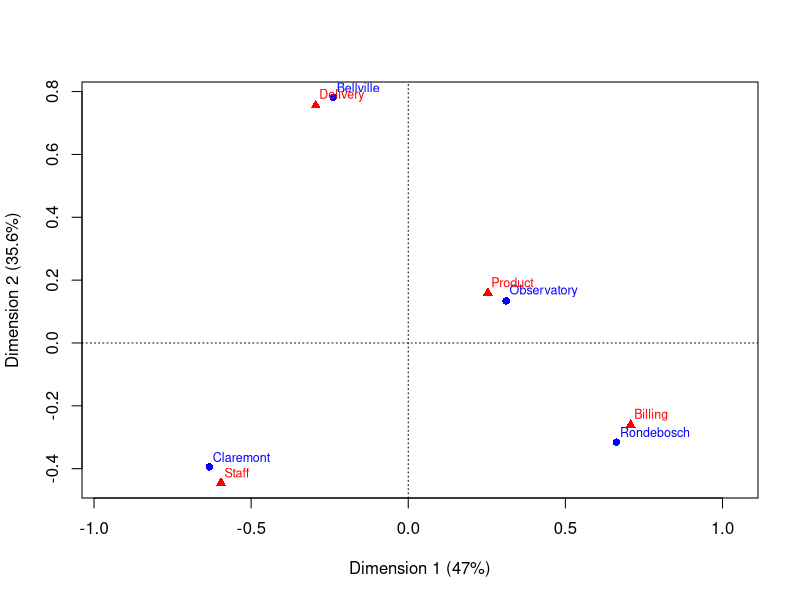
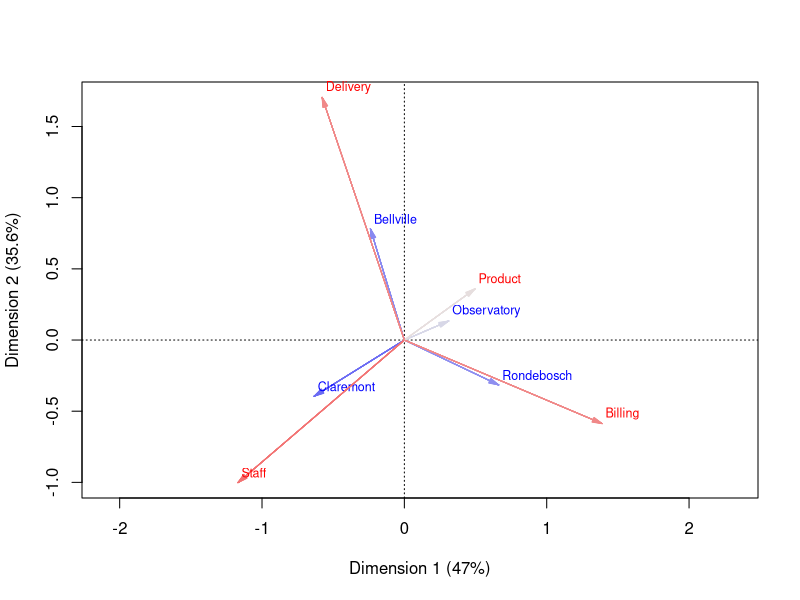
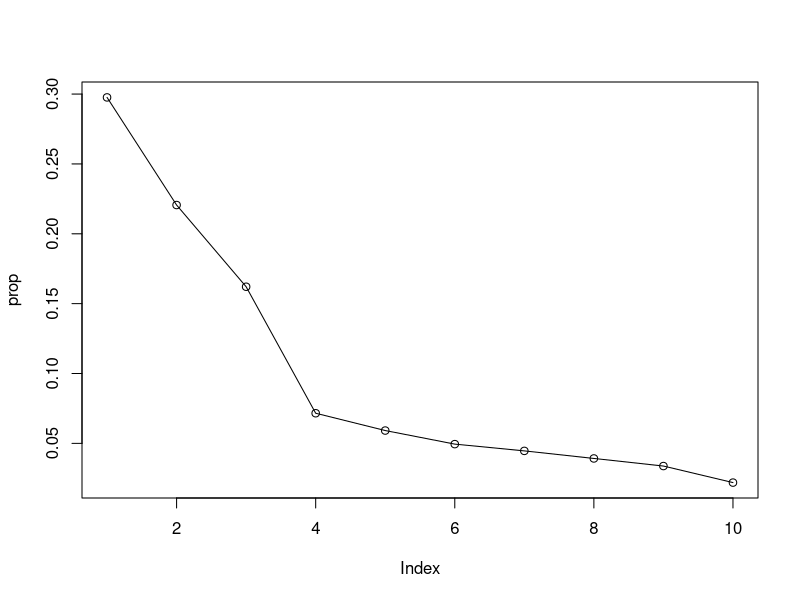
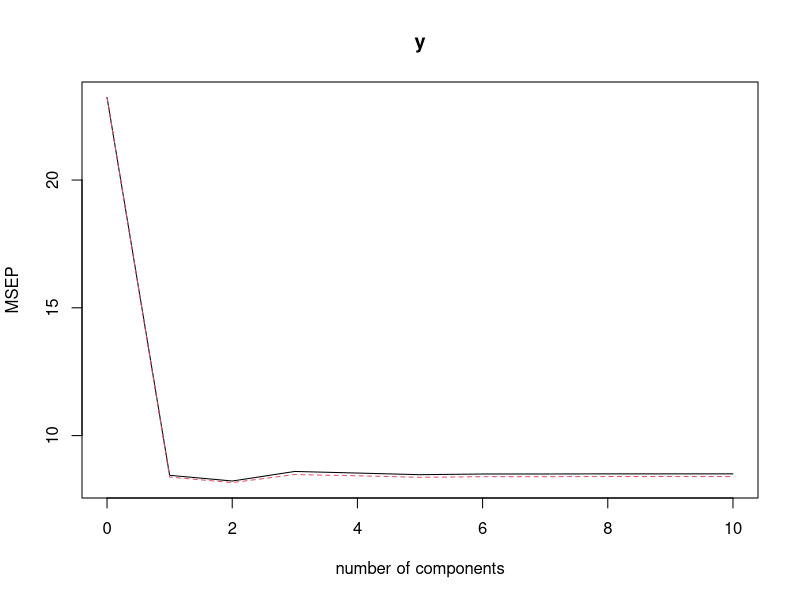
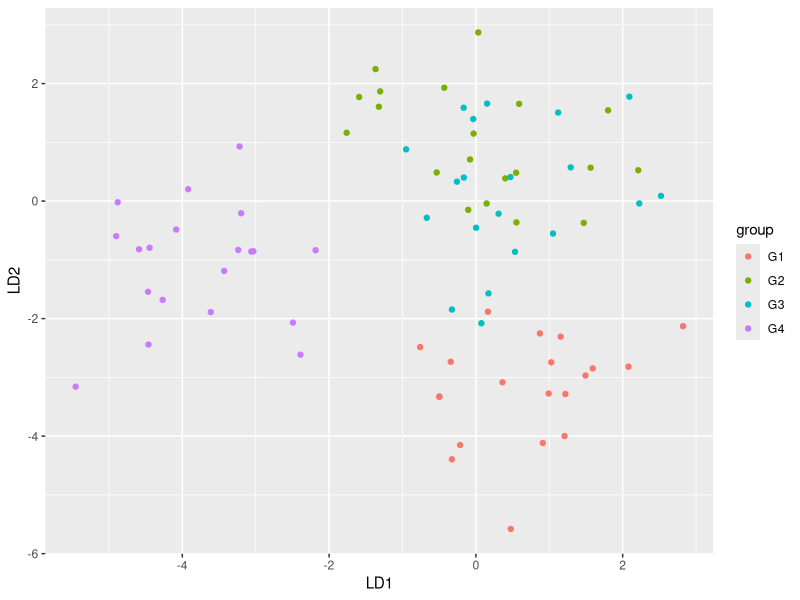
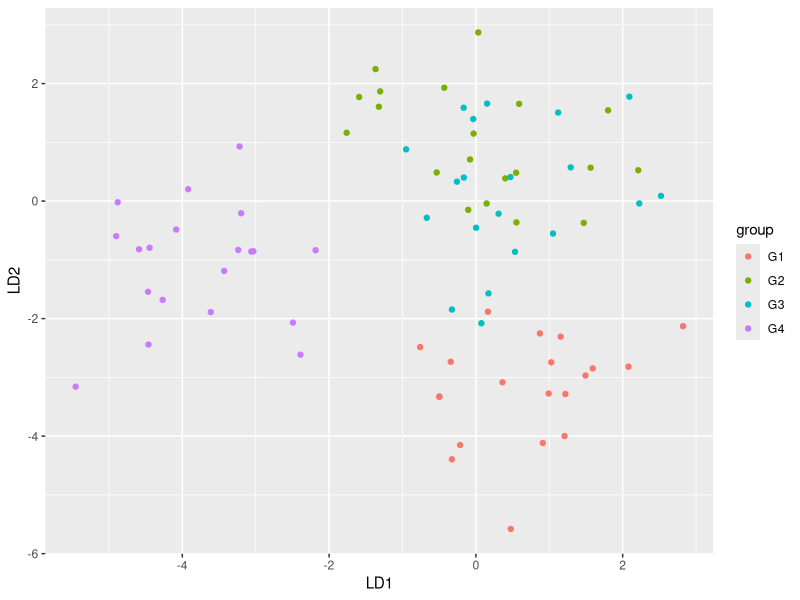

Recreate these plots in R, in order.
## ---- chunk 1
library(ca)
library(MASS)
library(pls)
library(dplyr)
library(ggplot2)
library(knitr)
## ---- chunk 2
library(dplyr)
library(knitr)
library(ggplot2)
## ---- chunk 3
pollution <- read.csv("data/pollution_data.csv")
head(pollution)
## ---- chunk 4
    col_means = colMeans(pollution)
    col_sd = apply(pollution, 2, sd)
    pol_scaled = scale(pollution)
## ---- chunk 5
    pol_cor_mat = cor(pol_scaled)
    eig_fa = eigen(pol_cor_mat)
    prop_pc = sum(eig_fa$values[1]) / sum(eig_fa$values)
    prop_pc

    L_pc = eig_fa$vectors %*% diag(sqrt(eig_fa$values))
    LL_pc = L_pc[,1] %*% t(L_pc[,1])
    kable(data.frame(Loading1 = LL_pc[,1]))

    h = diag(LL_pc)
    h

    ### Extra for completeness
    psi = 1 - h
    cor_recreate = LL_pc + diag(psi)
    kable(cor_recreate)
## ---- chunk 6
    FA = factanal(covmat = pol_cor_mat, factors = 2, rotation = "none")
    L_ml = FA$loadings
    L_ml

    ## For extra!!

    # FA_rot = varimax(FA$loadings)
    # FA_rot
    # 
    # PC_rot = varimax(L_pc[,1:2])
    # PC_rot
## ---- chunk 7
    psi = FA$uniquenesses
    psi_inv = diag(1/psi)
    A = solve(t(L_ml) %*% psi_inv %*% L_ml)
    B = A %*% t(L_ml) %*% psi_inv
    Z = scale(pollution)

    F_scores = Z %*% t(B)
    kable(head(F_scores), digits = 4)

    ## for extra, reconstruct data from afctor scores
    reconst = (F_scores %*% t(L_ml)) * col_sd + col_means
    kable(head(reconst))
    kable(head(reconst == pollution), digits = 4)
## ---- chunk 8
complaints <- read.csv("data/complaints_data.csv", row.names = 1)
kable(complaints)
## ---- chunk 9
    ca_obj = ca(complaints)
    plot(ca_obj, map = "symmetric")

    plot(ca_obj, map = "rowprincipal", contrib = "absolute", arrows = c(TRUE, TRUE), mass = TRUE)
## ---- chunk 10
    summary(ca_obj)
## ---- chunk 11
yield_dat <- read.csv("data/yield_data.csv")
head(yield_dat)
## ---- chunk 12
    Y = cbind(yield_dat$yield)
    X = cbind(1, yield_dat$soil_ph, yield_dat$rainfall)
    X_inv = solve(t(X) %*% X)
    Bhat = X_inv %*% t(X) %*% Y
    Yhat = X %*% Bhat

    kable(data.frame(vars = c("intercept", "soil", "rainfall"),estimates = Bhat), digits = 4)
## ---- chunk 13
    n = nrow(Yhat)
    k = ncol(X)
    s = 1 / (n - k) * t(Y - Yhat) %*% (Y - Yhat)
    se = sqrt(s * X_inv[2,2])
    t_crit = qt(0.975, df = n - k)
    Upper = Bhat[2,1] + t_crit * se
    Lower = Bhat[2,1] - t_crit * se
    kable(data.frame(Upper = Upper, Lower = Lower, estimate = Bhat[2,1]))
## ---- chunk 14
student <- read.csv("data/student_data.csv")
head(student)
## ---- chunk 15
    cor_mat = cor(student)
    #cor_mat
    Cor11 = cor_mat[1:4,1:4]
    Cor22 = cor_mat[5:7,5:7]
    Cor12 = cor_mat[1:4,5:7]
    Cor21 = cor_mat[5:7,1:4]

    rho11_inv = solve(Cor11)
    eig = eigen(rho11_inv)
    rho11_inv_sqrt = eig$vectors %*% diag(sqrt(eig$values)) %*% t(eig$vectors)
    rho22_inv = solve(Cor22)

    R = rho11_inv_sqrt %*% Cor12 %*% rho22_inv %*% Cor21 %*% rho11_inv_sqrt
    eigR = eigen(R)
    canonical_cor = sqrt(eigR$values)[1]
    canonical_cor

    a1 = (rho11_inv_sqrt %*% eigR$vectors)[,1]

    b_1 = rho22_inv %*% Cor21 %*% a1
    standardiser = sqrt(diag(t(b_1) %*% Cor22 %*% b_1))
    b1 = b_1 / standardiser

    kable(a1)
    kable(b1)

    # Check
    X1 = student[,1:4]
    X2 = student[,5:7]
    test = cancor(X1,X2)
    test

## ---- chunk 16
    # DONT FORGET TO SCALE!!!
    X1_scaled = scale(X1)
    X2_scaled = scale(X2)
    U1 = as.matrix(X1_scaled) %*% a1
    V1 = as.matrix(X2_scaled) %*% b1

    U1X1 = cor(U1,X1_scaled)
    V1X2 = cor(V1,X2_scaled)
    kable(data.frame(U1X1))
    kable(data.frame(V1X2))

    U1X2 = cor(U1,X2_scaled)
    V1X1 = cor(V1,X1_scaled)
    kable(data.frame(U1X2))
    kable(data.frame(V1X1))
## ---- chunk 17
pcr_dat <- read.csv("data/pcr_pls_data.csv")
head(pcr_dat)
## ---- chunk 18
    dat_scaled = scale(pcr_dat[,1:10])
    pc_cor = cor(dat_scaled)
    eig_pc = eigen(pc_cor)
    prop = eig_pc$values / sum(eig_pc$values)
    plot(prop, type = "o")
    # Select 4 PCs
    loadings = eig_pc$vectors[,1:4]
    kable(loadings)
    scores = dat_scaled %*% loadings
    kable(scores)

    # svd = svd(dat_scaled)
    # prop_alt = svd$d^2 / sum(svd$d^2)
    # plot(prop_alt, type = "o")
    # loadings_alt = svd$v[,1:4]
    # kable(loadings_alt)
    # scores_1 = dat_scaled %*% loadings_alt
    # kable(scores_1)
    # scores_2 = (svd$u %*% diag(svd$d))[,1:4]
    # kable(scores_2)
## ---- chunk 19
    X = cbind(1, scores)
    Y = as.matrix(scale(pcr_dat[,11]))
    X_inv = solve(t(X) %*% X)
    Bhat_pc = X_inv %*% t(X) %*% Y
    Yhat = X %*% Bhat_pc

    SSE = t(Y) %*% Y - t(Yhat) %*% Yhat
    n = nrow(Yhat)
    ybar = mean(Y)
    SST = t(Y) %*% Y - n * ybar^2
    R_pcr = 1 - SSE / SST
    R_pcr

## ---- chunk 20
    library(pls)
    Y = as.matrix(pcr_dat[,11])
    df = data.frame(pcr_dat)
    pls_fit = plsr(y ~ ., data = df, validation = "CV", scale = TRUE)
    validationplot(pls_fit, val.type = "MSEP")
    bncomp = 4

    Bhat_pls = coef(pls_fit, ncomp = bncomp, intercept = TRUE)
    yhat_pls = as.matrix(predict(pls_fit, ncomp = bncomp, newdata = df))

    SSE = t(Y) %*% Y - t(yhat_pls) %*% yhat_pls
    ybar = mean(Y)
    n = nrow(Yhat)
    SST = t(Y) %*% Y - n * ybar^2

    R_pls = 1 - SSE / SST
    R_pls
## ---- chunk 21
lda_dat <- read.csv("data/lda_data.csv")
head(lda_dat)

dat_org = lda_dat
## ---- chunk 22
    X = as.matrix(lda_dat[,-1])
    lda_dat$group = as.factor(lda_dat$group)
    g = length(unique(lda_dat$group))
    n_i = table(lda_dat$group)
    W = matrix(0, ncol(X), ncol(X))
    B = matrix(0, ncol(X), ncol(X))

    overall_means = colMeans(X)
    group_means = lda_dat %>% 
      group_by(group) %>% 
      summarise(across(everything(), mean), .groups = "drop") %>% 
      dplyr::select(-group) %>% 
      as.matrix()

    for(i in 1:g){
      diff = group_means[i,] - overall_means
      B = B + n_i[i] * (diff %*% t(diff))
      
      Xi = X[as.integer(lda_dat$group) == i,]
      W = W + cov(Xi) * (nrow(Xi) - 1)
    }

    eig_lda = eigen(solve(W) %*% B)
    vec = eig_lda$vectors %>% Re()
    Spooled = W / (sum(n_i) - g)
    sd = diag(sqrt(t(vec) %*% Spooled %*% vec))
    standardised = vec %*% diag(1/sd)

    kable(data.frame(Loading1 = standardised[,1], Loading2 = standardised[,2]), digits = 4)

    # b)
    lda_dat$LD1 = as.numeric(X %*% standardised[,1])
    lda_dat$LD2 = as.numeric(X %*% standardised[,2])
    ggplot(lda_dat, aes(x = LD1, y = LD2, col = group)) +
      geom_point()
## ---- chunk 23
    ## CHECK ##
    X_org = as.matrix(dat_org[,-1])
    lda_fit = lda(group ~ ., data = dat_org)

    kable(data.frame(Loading1 = lda_fit$scaling[,1], Loading2 = lda_fit$scaling[,2]), digits = 4)

    dat_org$LD1 = X_org %*% lda_fit$scaling[,1]
    dat_org$LD2 = X_org %*% lda_fit$scaling[,2]

    ggplot(dat_org, aes(x = LD1, y = LD2, col = group)) +
      geom_point()
